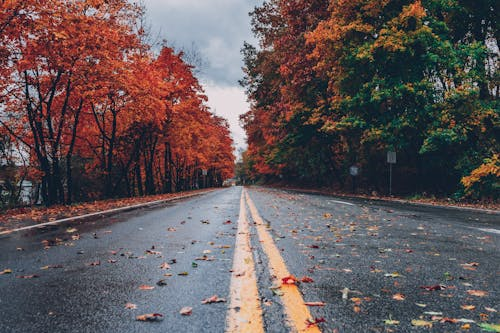
#> input picture data/img.png, 500 x 333 px
$ python log_edge_detection.py
#> lines starting #> are read from the running program, lines starting #| are printed output that depends on the picture; after the words box and inside, x2 and y2 are one past the last pixel; in counts of white or black regions, pixels touching at a corner belong together
from cv2 import CV_64F, imshow, waitKey, GaussianBlur, imread, IMREAD_GRAYSCALE, destroyWindow, Laplacian
from numpy import uint8, ndarray, zeros_like


def log_edge_detection(image: ndarray, kernel_size: int = 5, sigma: float = 1.0) -> ndarray:
    """
    Apply Laplacian of Gaussian (LoG) edge detection to the input image using OpenCV.

    Args:
        image (np.ndarray): Input image as a 2D numpy array (grayscale).
        kernel_size (int): Size of the Gaussian kernel. Must be odd and positive.
        sigma (float): Standard deviation of the Gaussian distribution.

    Returns:
        np.ndarray: Edge map after zero-crossing detection.
    """
    # Apply Gaussian blur
    blurred = GaussianBlur(image, (kernel_size, kernel_size), sigma)

    # Apply Laplacian
    laplacian = Laplacian(blurred, CV_64F)

    # Detect zero-crossings
    zero_crossings = detect_zero_crossings(laplacian)

    return zero_crossings


def detect_zero_crossings(laplacian: ndarray) -> ndarray:
    """
    Detect zero-crossings in the Laplacian result.

    Args:
        laplacian (np.ndarray): Result of Laplacian operation.

    Returns:
        np.ndarray: Binary edge map where edges are marked as 255.
    """
    rows, cols = laplacian.shape
    zero_crossings = zeros_like(laplacian, dtype=uint8)

    for i in range(1, rows - 1):
        for j in range(1, cols - 1):
            neighbors = [
                laplacian[i - 1, j], laplacian[i + 1, j],
                laplacian[i, j - 1], laplacian[i, j + 1],
                laplacian[i - 1, j - 1], laplacian[i - 1, j + 1],
                laplacian[i + 1, j - 1], laplacian[i + 1, j + 1]
            ]

            if (min(neighbors) < 0) and (max(neighbors) < 0):
                zero_crossings[i, j] = 255

    return zero_crossings


def display_image(window_name: str, image: ndarray):
    """
    Display an image in a named window and wait for a key press.

    Args:
        window_name (str): Name of the window to display the image.
        image (np.ndarray): Image to display.
    """
    imshow(window_name, image)
    waitKey(0)
    destroyWindow(window_name)


def main():
    image_path = "../../data/img.png"
    image = imread(image_path, IMREAD_GRAYSCALE)
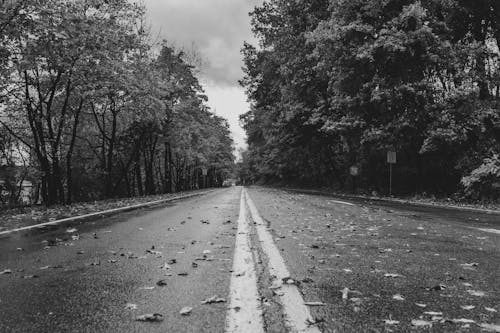
#> image: shape (333, 500); min 0, max 247, mean 89.6

    if image is None:
        print(f"Error: Could not read image from {image_path}")
        return

    # Apply LoG edge detection
    log_edges = log_edge_detection(image, kernel_size=5, sigma=1.4)
#> in log_edge_detection, `blurred = GaussianBlur(image, (kernel_size, kernel_size), sigma)`:
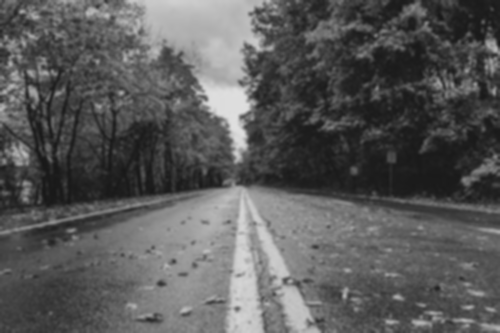
#> blurred: shape (333, 500); min 24, max 223, mean 89.6
#> in log_edge_detection, `laplacian = Laplacian(blurred, CV_64F)`:
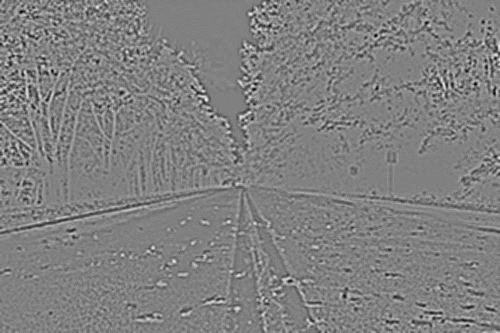
#> laplacian: shape (333, 500) float64; min -45, max 44, mean 0; drawn with min black and max white
#> after the loop in detect_zero_crossings, `for i in range(1, rows - 1):`:
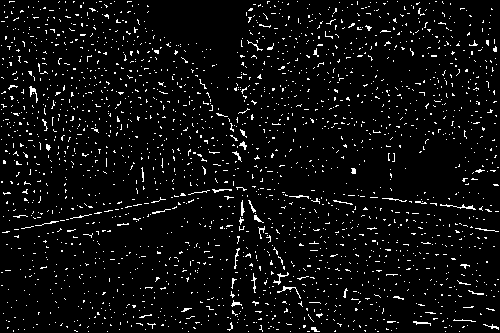
#> zero_crossings: shape (333, 500); 4.9% white in thin lines or dots

    log_edges = 255 - log_edges
#> log_edges: shape (333, 500); 95.1% white; black in thin lines or dots

    # Display original image and edge detection results
    display_image("Original Image", image)
    display_image("LoG Edge Detection", log_edges)

    print("Edge detection completed. All windows closed.")


if __name__ == "__main__":
    main()
